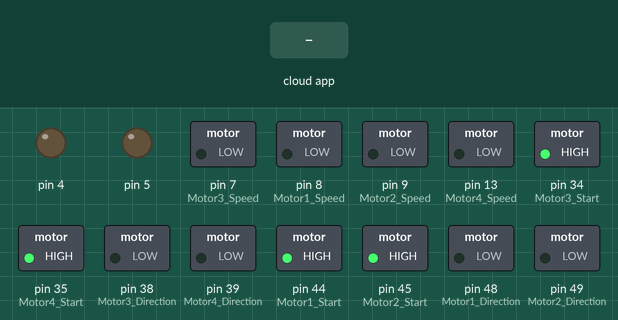
The sketch below on a simulated Arduino Mega 2560, built with avr-gcc and run on an emulated ATmega2560. Parts: switched loads named in the sketch (green lamp = pin HIGH), output pins drawn as LEDs (lit = HIGH). The inputs (shaded band) are chosen by the test bench. The ROS host is connected and sends only what is stated.

Above: at 1.2 s.
1.3 s: the phone or cloud app sets cmd_right_wheel1 to 45
At 2.0 s:
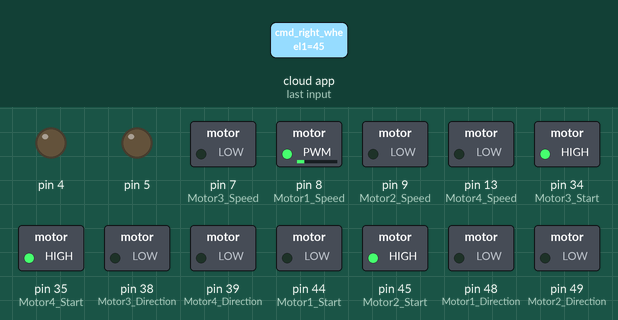
2.8 s: the phone or cloud app sets cmd_left_wheel2 to 45
At 3.1 s:
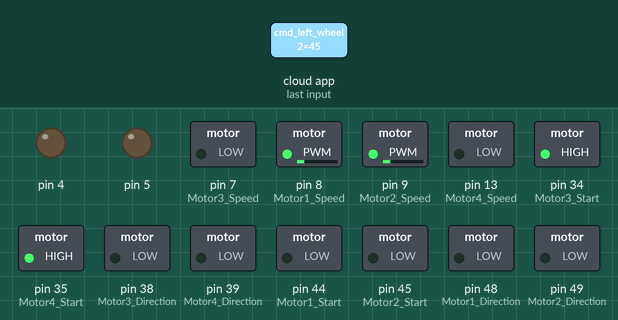
4.3 s: the phone or cloud app sets cmd_left_wheel3 to 45
At 5.5 s:
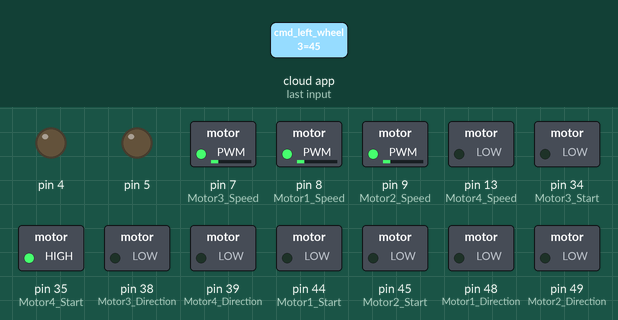
5.8 s: the phone or cloud app sets cmd_right_wheel4 to 45
At 6.6 s:
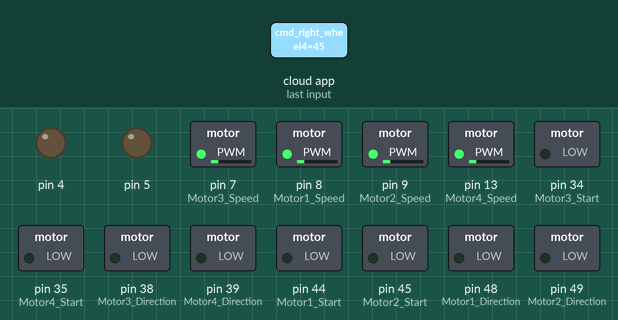
7.3 s: the phone or cloud app sets linear.x to -100
At 7.7 s:
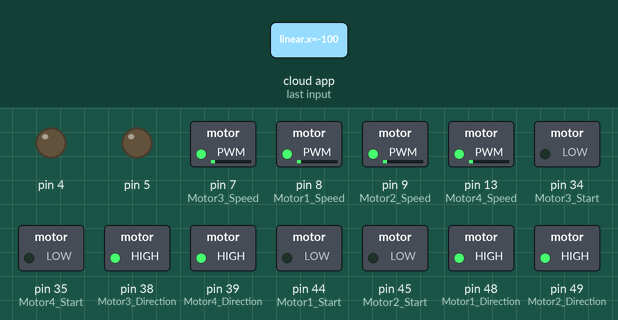
8.8 s: the phone or cloud app sets cmd_right_wheel1 to 0
At 10.1 s:
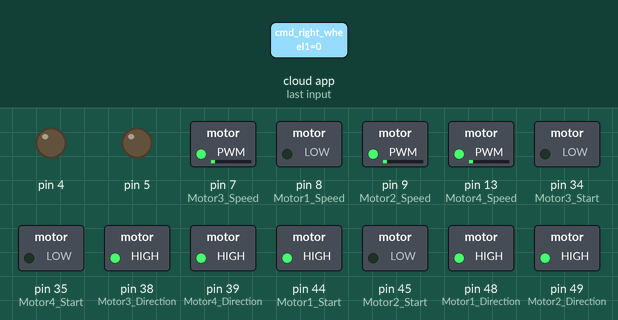
Timing chart, 0 to 11.3 s (numbered marks = the images above; inputs shaded):
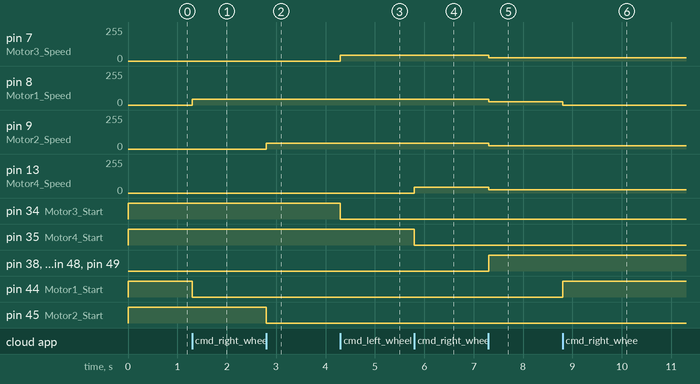

The sketch:

AIVROSwithTwist.ino
```cpp
#include <ros.h>
#include <std_msgs/Int16.h>
#include <geometry_msgs/Twist.h>

#define Motor1_AlarmOut 52
#define Motor1_SpeedOut 2
#define Motor1_AlarmReset 50
#define Motor1_Direction 48
#define Motor1_Run  46
#define Motor1_Start 44
#define Motor1_Speed 8
#define Motor1_Encoder1 20
#define Motor1_Encoder2 24

#define Motor2_AlarmOut 53
#define Motor2_SpeedOut 3
#define Motor2_AlarmReset 51
#define Motor2_Direction 49
#define Motor2_Run  47
#define Motor2_Start 45
#define Motor2_Speed 9
#define Motor2_Encoder1 21
#define Motor2_Encoder2 25

#define Motor3_AlarmOut 42
#define Motor3_SpeedOut 4
#define Motor3_AlarmReset 40
#define Motor3_Direction 38
#define Motor3_Run  36
#define Motor3_Start 34
#define Motor3_Speed 7
#define Motor3_Encoder1 18
#define Motor3_Encoder2 22

#define Motor4_AlarmOut 43
#define Motor4_SpeedOut 5
#define Motor4_AlarmReset 41
#define Motor4_Direction 39
#define Motor4_Run  37
#define Motor4_Start 35
#define Motor4_Speed 13
#define Motor4_Encoder1 19
#define Motor4_Encoder2 23


ros::NodeHandle  nh;

float lx = 0.188;
float ly = 0.135;
float r = 0.077;


void cmdRightWheel1( const std_msgs::Int16& msg)
{
  if(msg.data > 0)
  {

    digitalWrite(Motor1_Start, LOW);
    digitalWrite(Motor1_Direction, LOW);
    analogWrite(Motor1_Speed,msg.data);


  }
  else if(msg.data < 0)
  {
    digitalWrite(Motor1_Start, LOW);
    digitalWrite(Motor1_Direction, HIGH);
    analogWrite(Motor1_Speed,-msg.data);
  }
  else{
    digitalWrite(Motor1_Start, HIGH);
    analogWrite(Motor1_Speed,0);
  }
}

void cmdLeftWheel2( const std_msgs::Int16& msg)
{

  if(msg.data > 0)
  {

    digitalWrite(Motor2_Start, LOW);
    digitalWrite(Motor2_Direction, LOW);
    analogWrite(Motor2_Speed,msg.data);
  }
   else if(msg.data < 0)
  {
    digitalWrite(Motor2_Start, LOW);
    digitalWrite(Motor2_Direction, HIGH);
    analogWrite(Motor2_Speed,-msg.data);
  }
  else{
    digitalWrite(Motor2_Start, HIGH);
    analogWrite(Motor2_Speed,0);
  }
}

void cmdLeftWheel3( const std_msgs::Int16& msg)
{
  if(msg.data > 0)
  {
    digitalWrite(Motor3_Start, LOW);
    digitalWrite(Motor3_Direction, LOW);
    analogWrite(Motor3_Speed,msg.data);
  }
  else if(msg.data < 0)
  {
    digitalWrite(Motor3_Start, LOW);
    digitalWrite(Motor3_Direction, HIGH);
    analogWrite(Motor3_Speed,-msg.data);
  }
  else{
    digitalWrite(Motor3_Start, HIGH);
    analogWrite(Motor3_Speed,0);
  }
}

void cmdRightWheel4( const std_msgs::Int16& msg)
{

  if(msg.data > 0)
  {

    digitalWrite(Motor4_Start, LOW);
    digitalWrite(Motor4_Direction, LOW);
    analogWrite(Motor4_Speed,msg.data);
  }
  else if(msg.data < 0)
  {
    digitalWrite(Motor4_Start, LOW);
    digitalWrite(Motor4_Direction, HIGH);
    analogWrite(Motor4_Speed,-msg.data);
  }
  else{
    digitalWrite(Motor4_Start, HIGH);
    analogWrite(Motor4_Speed,0);
  }
}

ros::Subscriber<std_msgs::Int16> subCmdRight1("cmd_right_wheel1",cmdRightWheel1 );
ros::Subscriber<std_msgs::Int16> subCmdLeft2("cmd_left_wheel2", cmdLeftWheel2);
ros::Subscriber<std_msgs::Int16> subCmdLeft3("cmd_left_wheel3", cmdLeftWheel3 );
ros::Subscriber<std_msgs::Int16> subCmdRight4("cmd_right_wheel4",cmdRightWheel4 );

void cmdVelAIV( const geometry_msgs::Twist& twist)
{
  float gain = 2*1/r;
  float right_wheel1_data = gain*(twist.linear.x - twist.linear.y + twist.angular.z*(lx+ly));
  float left_wheel2_data = gain*(twist.linear.x + twist.linear.y - twist.angular.z*(lx+ly));
  float left_wheel3_data = gain*(twist.linear.x - twist.linear.y - twist.angular.z*(lx+ly));
  float right_wheel4_data = gain*(twist.linear.x + twist.linear.y + twist.angular.z*(lx+ly));

  if(right_wheel1_data > 0)
  {

    digitalWrite(Motor1_Start, LOW);
    digitalWrite(Motor1_Direction, LOW);
    analogWrite(Motor1_Speed,abs(right_wheel1_data));
  }
  else if(right_wheel1_data < 0)
  {
    digitalWrite(Motor1_Start, LOW);
    digitalWrite(Motor1_Direction, HIGH);
    analogWrite(Motor1_Speed,abs(right_wheel1_data));
  }
  else{
    digitalWrite(Motor1_Start, HIGH);
    analogWrite(Motor1_Speed,0);
  }


  if(left_wheel2_data > 0)
  {

    digitalWrite(Motor2_Start, LOW);
    digitalWrite(Motor2_Direction, LOW);
    analogWrite(Motor2_Speed,abs(left_wheel2_data));
  }
  else if(left_wheel2_data < 0)
  {
    digitalWrite(Motor2_Start, LOW);
    digitalWrite(Motor2_Direction, HIGH);
    analogWrite(Motor2_Speed,abs(left_wheel2_data));
  }
  else{
    digitalWrite(Motor2_Start, HIGH);
    analogWrite(Motor2_Speed,0);
  }

  if(left_wheel3_data > 0)
  {
    digitalWrite(Motor3_Start, LOW);
    digitalWrite(Motor3_Direction, LOW);
    analogWrite(Motor3_Speed,abs(left_wheel3_data));
  }
  else if(left_wheel3_data < 0)
  {
    digitalWrite(Motor3_Start, LOW);
    digitalWrite(Motor3_Direction, HIGH);
    analogWrite(Motor3_Speed,abs(left_wheel3_data));
  }
  else{
    digitalWrite(Motor3_Start, HIGH);
    analogWrite(Motor3_Speed,0);
  }

  if(right_wheel4_data > 0)
  {

    digitalWrite(Motor4_Start, LOW);
    digitalWrite(Motor4_Direction, LOW);
    analogWrite(Motor4_Speed,abs(right_wheel4_data));
  }
  else if(right_wheel4_data < 0)
  {
    digitalWrite(Motor4_Start, LOW);
    digitalWrite(Motor4_Direction, HIGH);
    analogWrite(Motor4_Speed,abs(right_wheel4_data));
  }
  else{
    digitalWrite(Motor4_Start, HIGH);
    analogWrite(Motor4_Speed,0);
  }

}

ros::Subscriber<geometry_msgs::Twist> subCmdVel("cmd_vel", cmdVelAIV);

void setup() {
  // put your setup code here, to run once:
   for (int i= 4;i<=13;i++)
  {
    pinMode(i, OUTPUT);
  }
  for (int i= 22;i<=53;i++)
  {
    pinMode(i, OUTPUT);
  }
  pinMode(A0, INPUT_PULLUP);
  pinMode(A1, INPUT_PULLUP);
  pinMode(A2, INPUT_PULLUP);
  pinMode(A3, INPUT_PULLUP);

  digitalWrite(Motor1_Run, LOW);
  digitalWrite(Motor1_Start, HIGH);
  digitalWrite(Motor2_Run, LOW);
  digitalWrite(Motor2_Start, HIGH);
  digitalWrite(Motor3_Run, LOW);
  digitalWrite(Motor3_Start, HIGH);
  digitalWrite(Motor4_Run, LOW);
  digitalWrite(Motor4_Start, HIGH);

  nh.initNode();
  nh.subscribe(subCmdRight1);
  nh.subscribe(subCmdLeft2);
  nh.subscribe(subCmdLeft3);
  nh.subscribe(subCmdRight4);
  nh.subscribe(subCmdVel);
}

void loop()
{
    nh.spinOnce();
}
```

Measured:
- after the input at 1.3 s, pin 8 (Motor1_Speed): 0/255 → 45/255 at once; pin 44 (Motor1_Start): HIGH → LOW at once
- after the input at 2.8 s, pin 9 (Motor2_Speed): 0/255 → 45/255 at once; pin 45 (Motor2_Start): HIGH → LOW at once
- after the input at 4.3 s, pin 7 (Motor3_Speed): 0/255 → 45/255 at once; pin 34 (Motor3_Start): HIGH → LOW at once
- after the input at 5.8 s, pin 13 (Motor4_Speed): 0/255 → 45/255 at once; pin 35 (Motor4_Start): HIGH → LOW at once
- after the input at 7.3 s, pin 7 (Motor3_Speed), pin 8 (Motor1_Speed), pin 9 (Motor2_Speed), pin 13 (Motor4_Speed): 45/255 → 25/255 at once; pin 38 (Motor3_Direction), pin 39 (Motor4_Direction), pin 48 (Motor1_Direction), pin 49 (Motor2_Direction): LOW → HIGH at once
- after the input at 8.8 s, pin 8 (Motor1_Speed): 25/255 → 0/255 at once; pin 44 (Motor1_Start): LOW → HIGH at once
